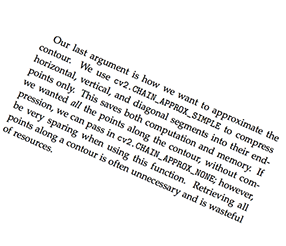
#> input picture imgs/pos_24.png, 286 x 246 px
$ python '文本倾斜矫正.py'
#> lines starting #> are read from the running program, lines starting #| are printed output that depends on the picture; after the words box and inside, x2 and y2 are one past the last pixel; in counts of white or black regions, pixels touching at a corner belong together; long printed decimals are rounded
import matplotlib.pyplot as plt
import numpy as np
import cv2

img = cv2.imread('imgs/pos_24.png')
#> img is the input picture: shape (246, 286, 3); mean B, G, R 238.7, 238.6, 238.7
gray = cv2.cvtColor(img, cv2.COLOR_BGR2GRAY)
gray = cv2.bitwise_not(gray)
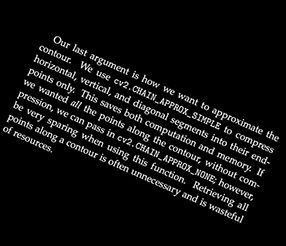
#> gray: shape (246, 286); min 0, max 255, mean 16.4
thres = cv2.threshold(gray, 0, 255, cv2.THRESH_BINARY + cv2.THRESH_OTSU)[1]
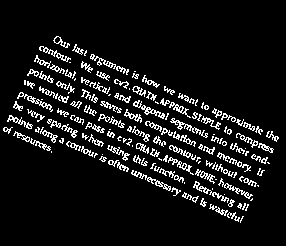
#> thres: shape (246, 286); 8.9% white in thin lines or dots, all inside (x1, y1, x2, y2) = (3, 36, 279, 223)

# 返回两个list，横大于0的索引和列大于0的索引
arr = np.where(thres > 0)
#> arr = 6275 positions, rows 36 to 222, columns 3 to 278
# 将二位数组按列进行合并
coords = np.column_stack(np.where(thres > 0))
#> coords = 6275 pairs, first value 36 to 222, second value 3 to 278
# coords = np.stack(np.where(thres > 0), axis=1)
# 返回中心(x,y) (w,h)和旋转角度
angle = cv2.minAreaRect(coords)[-1]
#> angle = -23.94
rect = cv2.minAreaRect(coords)
#> rect = ((132.7, 141.5), (109, 257.6), -23.94)
# 将rect转化为四个点的坐标
box = cv2.boxPoints(rect)
#> box = [[135.2, 281.4], [30.63, 45.91], [130.2, 1.7], [234.7, 237.2]]
print(angle)
#| -23.938
# 返回的角度范围是-90到0
# 旋转的时候以y最大且最右边为起始点，顺时针旋转角度最近的边为目标边，求这个边与X轴的夹角
if angle < -45:
    angle = -(90 + angle)
else:
    angle = -angle
#> angle = 23.94

h, w = img.shape[:2]
#> h = 246; w = 286
center = (w // 2, h // 2)
#> center = (143, 123)
M = cv2.getRotationMatrix2D(center, angle, 1)
#> M = [[0.914, 0.406, -37.61], [-0.406, 0.914, 68.6]]
rotated = cv2.warpAffine(img, M, dsize=(w, h), flags=cv2.INTER_CUBIC, borderMode=cv2.BORDER_REPLICATE)
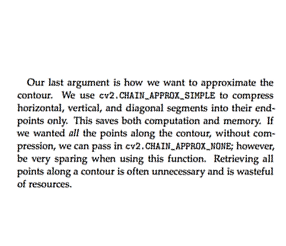
#> rotated: shape (246, 286, 3); mean B, G, R 238.2, 238.1, 238.2
cv2.putText(rotated, str(angle), (20, 20), cv2.FONT_HERSHEY_SIMPLEX, 0.5, (0, 255, 0), 1)
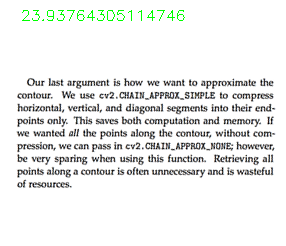
#> rotated: shape (246, 286, 3); 0.54% of pixels changed, all inside (x1, y1, x2, y2) = (22, 10, 185, 21)
cv2.imshow('', rotated)
cv2.waitKey(0)

$ run again, with imgs/pos_41.png copied over imgs/pos_24.png
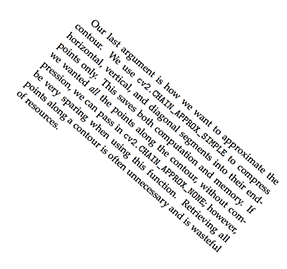
#> input picture imgs/pos_41.png, 287 x 269 px
#> img is the input picture: shape (269, 287, 3); mean B, G, R 239.9, 239.8, 239.9
#> `thres = cv2.threshold(gray, 0, 255, cv2.THRESH_BINARY + cv2.THRESH_OTS..`:
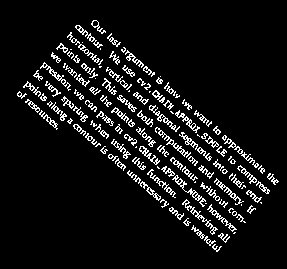
#> thres: shape (269, 287); 7.8% white in thin lines or dots, all inside (x1, y1, x2, y2) = (17, 20, 279, 252)
#> arr = 6033 positions, rows 20 to 251, columns 17 to 278
#> coords = 6033 pairs, first value 20 to 251, second value 17 to 278
#> `angle = cv2.minAreaRect(coords)[-1]`: angle = -40.73
#> rect = ((137, 148.5), (108.8, 257.2), -40.73)
#> box = [[179.7, 281.4], [11.86, 86.54], [94.33, 15.52], [262.2, 210.4]]
#| -40.732
#> `angle = -angle`: angle = 40.73
#> M = [[0.758, 0.653, -52.8], [-0.653, 0.758, 125.8]]
#> `cv2.putText(rotated, str(angle), (20, 20), cv2.FONT_HERSHEY_SIMPLEX, 0..`:
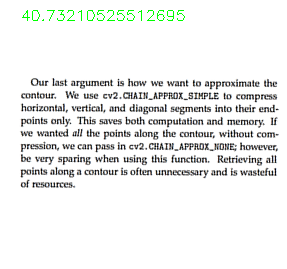
#> rotated: shape (269, 287, 3); mean B, G, R 238.1, 239.3, 238.1

$ run again, with imgs/neg_28.png copied over imgs/pos_24.png
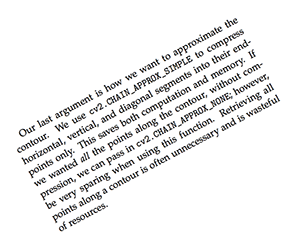
#> input picture imgs/neg_28.png, 288 x 241 px
#> img is the input picture: shape (241, 288, 3); mean B, G, R 238.3, 238.2, 238.3
#> `thres = cv2.threshold(gray, 0, 255, cv2.THRESH_BINARY + cv2.THRESH_OTS..`:
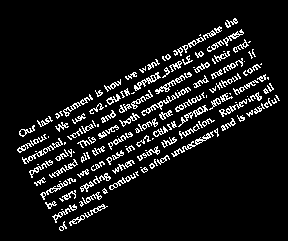
#> thres: shape (241, 288); 8.8% white in thin lines or dots, all inside (x1, y1, x2, y2) = (17, 18, 280, 231)
#> arr = 6129 positions, rows 18 to 230, columns 17 to 279
#> coords = 6129 pairs, first value 18 to 230, second value 17 to 279
#> `angle = cv2.minAreaRect(coords)[-1]`: angle = -61.7
#> rect = ((122.5, 147.6), (257.5, 109.2), -61.7)
#> box = [[109.5, 286.9], [13.33, 235.1], [135.4, 8.38], [231.6, 60.17]]
#| -61.699
#> `angle = -(90 + angle)`: angle = -28.3
#> M = [[0.88, -0.474, 74.1], [0.474, 0.88, -53.93]]
#> `cv2.putText(rotated, str(angle), (20, 20), cv2.FONT_HERSHEY_SIMPLEX, 0..`:
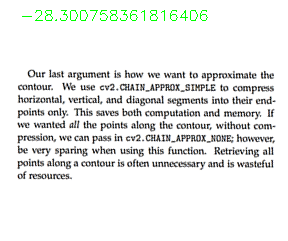
#> rotated: shape (241, 288, 3); mean B, G, R 236.1, 237.7, 236.1

$ run again, with imgs/neg_4.png copied over imgs/pos_24.png
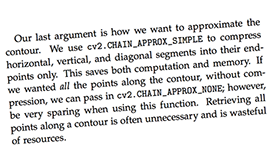
#> input picture imgs/neg_4.png, 280 x 161 px
#> img is the input picture: shape (161, 280, 3); mean B, G, R 229.7, 229.6, 229.7
#> `thres = cv2.threshold(gray, 0, 255, cv2.THRESH_BINARY + cv2.THRESH_OTS..`:
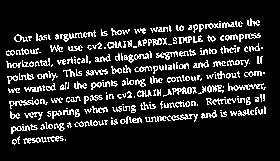
#> thres: shape (161, 280); 14% white in thin lines or dots, all inside (x1, y1, x2, y2) = (6, 18, 266, 145)
#> arr = 6302 positions, rows 18 to 144, columns 6 to 265
#> coords = 6302 pairs, first value 18 to 144, second value 6 to 265
#> `angle = cv2.minAreaRect(coords)[-1]`: angle = -85.91
#> rect = ((80.43, 135.9), (256.7, 109.6), -85.91)
#> box = [[125.9, 267.9], [16.64, 260], [34.93, 3.99], [144.2, 11.8]]
#| -85.914
#> `angle = -(90 + angle)`: angle = -4.09
#> M = [[0.997, -0.0712, 6.06], [0.0712, 0.997, -9.77]]
#> `cv2.putText(rotated, str(angle), (20, 20), cv2.FONT_HERSHEY_SIMPLEX, 0..`:
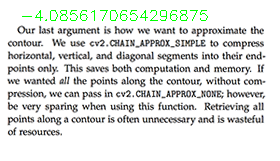
#> rotated: shape (161, 280, 3); mean B, G, R 226.4, 228.9, 226.4
